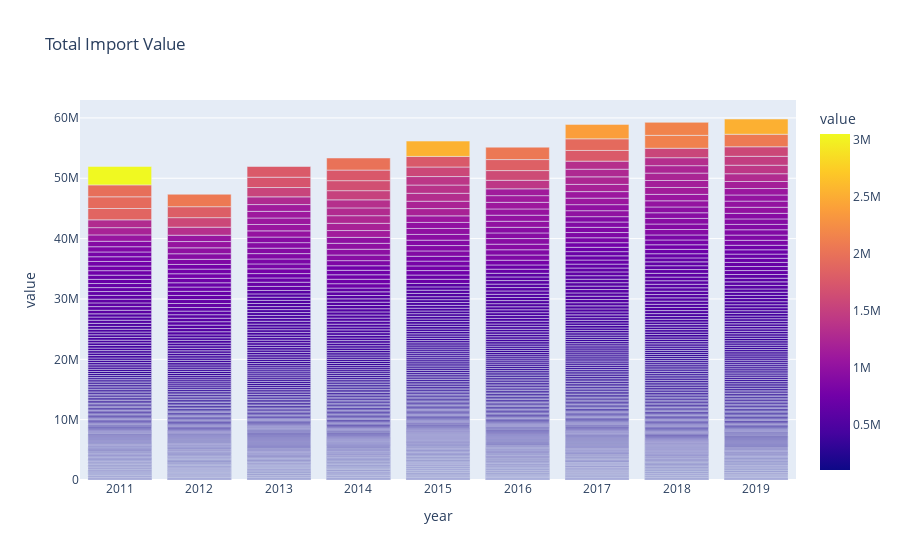

Write notebook code for a chart like this one.
### Code cell
fig = px.bar(map_test7, x="year", y="value",barmode='group',hover_data=['par_countries','item', 'value', 'element'], color="value", title='Total Import Value')

fig["layout"].pop("updatemenus")
fig.show()

### Figure 1 — Plotly figure (JSON) as saved in the notebook; plotly's stock layout.template omitted (floating-point values rounded to 4 significant figures; data arrays with more than 128 entries replaced by an {"elided": "..."} marker saying what was removed)
{"data": [{"alignmentgroup": "True", "customdata": {"elided": "1399x3 str values"}, "hovertemplate": "year=%{x}<br>value=%{marker.color}<br>par_countries=%{customdata[0]}<br>item=%{customdata[1]}<br>element=%{customdata[2]}<extra></extra>", "legendgroup": "", "marker": {"color": {"elided": "1399 int values"}, "coloraxis": "coloraxis", "pattern": {"shape": ""}}, "name": "", "offsetgroup": "", "orientation": "v", "showlegend": false, "textposition": "auto", "type": "bar", "x": {"elided": "1399 int values"}, "xaxis": "x", "y": {"elided": "1399 int values"}, "yaxis": "y"}], "layout": {"barmode": "group", "coloraxis": {"colorbar": {"title": {"text": "value"}}, "colorscale": [[0, "#0d0887"], [0.1111, "#46039f"], [0.2222, "#7201a8"], [0.3333, "#9c179e"], [0.4444, "#bd3786"], [0.5556, "#d8576b"], [0.6667, "#ed7953"], [0.7778, "#fb9f3a"], [0.8889, "#fdca26"], [1, "#f0f921"]]}, "legend": {"tracegroupgap": 0}, "title": {"text": "Total Import Value"}, "xaxis": {"anchor": "y", "domain": [0, 1], "title": {"text": "year"}}, "yaxis": {"anchor": "x", "domain": [0, 1], "title": {"text": "value"}}}}
